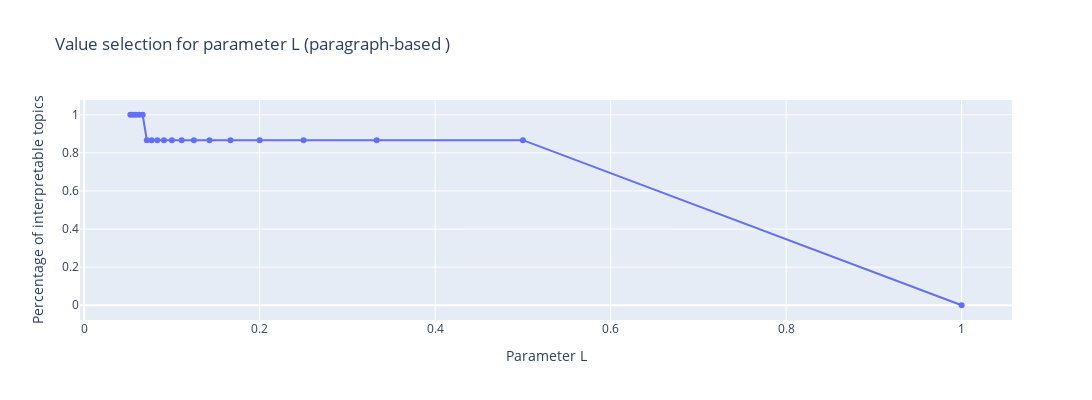

Notebook cell for this chart:
### Code cell
#df_topic_para2 = df_topic_para1.drop(['document_id', 'paragraphs'], axis = 1)
list_perc2 = []
for i in list_L:
    num = perc(i, df_topic_para)
    list_perc2.append(num)

df_L2 = pd.DataFrame({'Parameter L': list_L, 'Percentage of interpretable topics': list_perc2})
fig_L2 = px.line(df_L2, x = 'Parameter L', y="Percentage of interpretable topics", title = 'Value selection for parameter L (paragraph-based )')
fig_L2.update_layout(autosize=False, width=1200, height=400)
fig_L2.update_traces(mode = "lines + markers")
fig_L2.show()

### Figure 1 — Plotly figure (JSON) as saved in the notebook; plotly's stock layout.template omitted (floating-point values rounded to 4 significant figures)
{"data": [{"hovertemplate": "Parameter L=%{x}<br>Percentage of interpretable topics=%{y}<extra></extra>", "legendgroup": "", "line": {"color": "#636efa", "dash": "solid"}, "mode": "lines+markers", "name": "", "orientation": "v", "showlegend": false, "type": "scatter", "x": [1, 0.5, 0.3333, 0.25, 0.2, 0.1667, 0.1429, 0.125, 0.1111, 0.1, 0.09091, 0.08333, 0.07692, 0.07143, 0.06667, 0.0625, 0.05882, 0.05556, 0.05263], "xaxis": "x", "y": [0, 0.8667, 0.8667, 0.8667, 0.8667, 0.8667, 0.8667, 0.8667, 0.8667, 0.8667, 0.8667, 0.8667, 0.8667, 0.8667, 1, 1, 1, 1, 1], "yaxis": "y"}], "layout": {"autosize": false, "height": 400, "legend": {"tracegroupgap": 0}, "title": {"text": "Value selection for parameter L (paragraph-based )"}, "width": 1200, "xaxis": {"anchor": "y", "domain": [0, 1], "title": {"text": "Parameter L"}}, "yaxis": {"anchor": "x", "domain": [0, 1], "title": {"text": "Percentage of interpretable topics"}}}}
